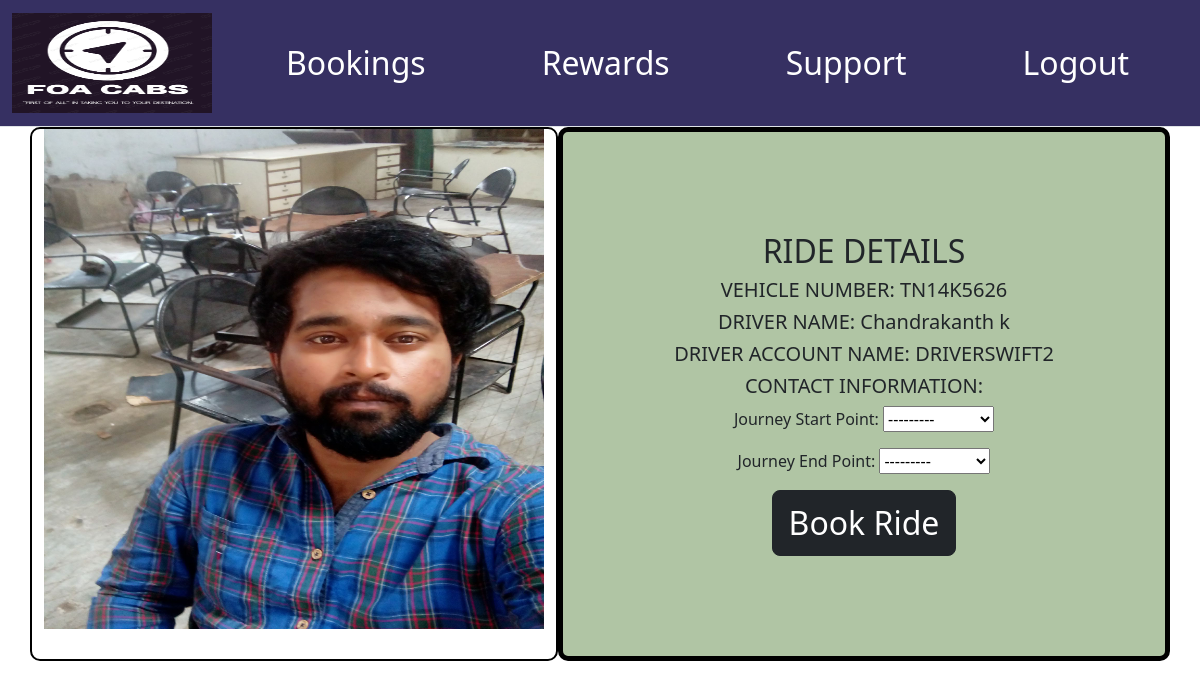
Page /customer/book_ride/DRIVERSWIFT2 (signed in) on the committed database.
### driver/models.py (models this page shows)
class Drivers(models.Model):
    driver=models.OneToOneField(User,on_delete=models.CASCADE)
    vehicle_number=models.CharField(verbose_name='Vehicle Registration Number',
                                    unique=True,max_length=20)
    city_operating=models.CharField(max_length=20,null=False)
    vehicle_pic=models.ImageField(verbose_name='Upload Your Vehicle Photo',
                                  upload_to='driver/vehicle',
                                  blank=True)
    profile_pic=models.ImageField(verbose_name='Profile Picture',
                                  upload_to='driver/profile_pic',
                                  blank=True)
    mobile_number=models.CharField(verbose_name='Mobile Number',
                                   default='',
                                   max_length=20)
    createdAt=models.DateTimeField(auto_now_add=True)
    def __str__(self):
        return self.driver.username

### customer/models.py (models this page shows, shortened)
class Rides(models.Model):
    book_id = models.CharField(primary_key=True,
                               default=uuid.uuid4,
                               editable=False,max_length=100)
    customer_name=models.ForeignKey(Customers,on_delete=models.DO_NOTHING)
    driver_name=models.ForeignKey(Drivers,on_delete=models.DO_NOTHING)
    hours_travelled=models.FloatField(verbose_name='Hours Travelled',default=generate_travel_hours)
    journey_start_point=models.ForeignKey(Locations,models.DO_NOTHING,
                                          verbose_name='Journey Start Point',
                                         max_length=100,
                                         related_name='journey_start_location')
    journey_end_point=models.ForeignKey(Locations,models.DO_NOTHING,
                                        verbose_name='Journey End Point',
                                       max_length=100,
                                       related_name='journey_end_location')
    journey_start_time=models.DateTimeField(verbose_name='Journey Start Time',default=timezone.now)
    journey_end_time=models.DateTimeField(verbose_name='Journey End Time',default=timezone.now)
    payment_amount=models.FloatField(default=generate_payment_amount)
    payment_status_choices=(
        ('paid',"Paid"),
        ('not_paid','Not Paid'),
        ('refund','Refunded')
    )
    payment_status=models.CharField(default='not_paid',
                                    choices=payment_status_choices,
                                    max_length=10)
    ride_status_choices=(
        ('booked','Booked'),
        ('started','Started'),
        ('completed','Completed'),
        ('cancelled','Cancelled')
    )
    ride_status=models.CharField(default='booked',
                                 choices=ride_status_choices,
                                 max_length=10)
    createdAt=models.DateTimeField(auto_now_add=True)
    rating_choices=(
        ('poor',1),
        ('below average',2),
        ('average',3),
        ('above average',4),
        ('good',5)
                    )
    rating=models.IntegerField(choices=rating_choices,null=True)

### customer/views.py (the view, shortened to what this page needs)
# urls.py: path('book_ride/<str:driver>',views.book_ride,name='book_ride')
def book_ride(request,driver):
    customer= request.user.username
    customer_id=request.user.id
    print('customer name:',customer)
    print('driver name:',driver)
    print(type(customer),type(driver))
    ride_request_form = RideRequestForm(initial={'driver_name': driver,
                                                 'customer_name': customer})
    customer_obj=[x for x in Customers.objects.all() if x.customer.username==customer][0]
    driver_obj = [x for x in Drivers.objects.all() if x.driver.username==driver][0]
    print('customer_obj:',customer_obj,type(customer_obj))
    print('driver obj:',driver_obj)
    driver_user = User.objects.filter(username=driver_obj.driver).first()
    return render(request, 'customer/book_ride.html', {
        'ride_form': ride_request_form,
        'driver_obj': driver_obj,
        'driver_user': driver_user
    })

### customer/forms.py
class RideRequestForm(forms.ModelForm):
    class Meta():
        model=Rides
        fields=('journey_start_point','journey_end_point',)

### customer/models.py (called while the page is built)
def generate_payment_amount():
    return random.uniform(100,500)

def generate_travel_hours():
    return random.uniform(0,20)

    def __str__(self):
        return self.customer.username

    def __str__(self):
        return self.city

### templates/customer/book_ride.html (shortened to what this page needs)
{% extends 'customer/base.html' %}
{% block body_block %}
<div class="row">
    <div class="col">
        {% if driver_obj.vehicle_pic.url %}
        <img class='book_cab_img' src="{{driver_obj.vehicle_pic.url}}" alt="">
        {% else %}
        <img class='book_cab_img'  src="https://www.shutterstock.com/image-vector/car-logo-icon-emblem-design-260nw-473088037.jpg"
            class="card-img-top" alt="...">
        {% endif %}
    </div>
    <div id='ride_details' class="col">
        <h2>RIDE DETAILS</h2>
        <h5>VEHICLE NUMBER: {{driver_obj.vehicle_number}}</h5>
        <h5>DRIVER NAME: {{driver_user.first_name}} {{driver_user.last_name}}</h5>
        <h5>DRIVER ACCOUNT NAME: {{ driver_user.username }} </h5>
        <h5>CONTACT INFORMATION: {{driver_obj.mobile_number}}</h5>
        <form method="post">
            {{ride_form.as_p}}
            <input type="submit" class="btn btn-dark btn-lg" value="Book Ride">
        </form>
    </div>
</div>
{% endblock %}

### static/stylesheet/style.css (style rules this page uses)
.col { border: 2px solid black; text-align: center; border-radius: 10px; }
.btn-lg { font-size: xx-large; }
#ride_details { border: 5px solid black; border-radius: 10px; padding: 100px; background-color: #B0C5A4; }
.book_cab_img { width: 500px; height: 500px; }

### rows in the picture
Drivers: vehicle_pic (picture), vehicle_number "TN14K5626"

### other values in the picture
{{ driver_user.first_name }} "Chandrakanth"
{{ driver_user.last_name }} "k"
{{ driver_user.username }} "DRIVERSWIFT2"
